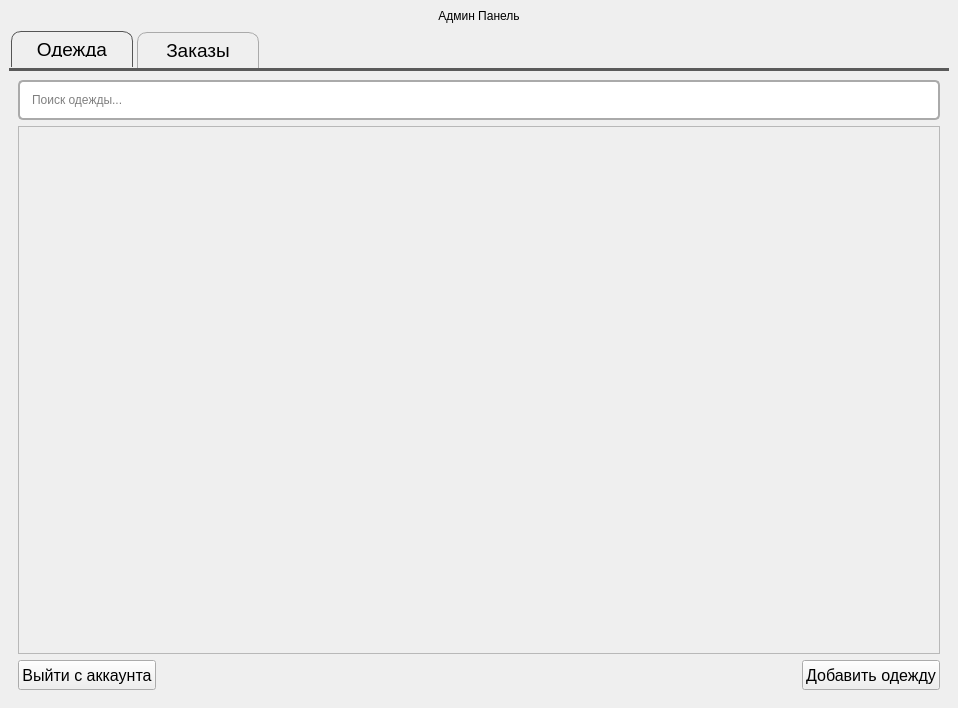
<?xml version="1.0" encoding="UTF-8"?>
<ui version="4.0">
 <class>AdminPanel</class>
 <widget class="QMainWindow" name="AdminPanel">
  <property name="geometry">
   <rect>
    <x>0</x>
    <y>0</y>
    <width>958</width>
    <height>708</height>
   </rect>
  </property>
  <property name="windowTitle">
   <string>Admin Panel - Bookstore</string>
  </property>
  <widget class="QWidget" name="centralwidget">
   <layout class="QVBoxLayout" name="mainLayout">
    <item>
     <layout class="QHBoxLayout">
      <item>
       <widget class="QLabel" name="titleLabel">
        <property name="styleSheet">
         <string notr="true">font: 36pt &quot;MS Shell Dlg 2&quot;;</string>
        </property>
        <property name="text">
         <string>Админ Панель</string>
        </property>
        <property name="alignment">
         <set>Qt::AlignCenter</set>
        </property>
       </widget>
      </item>
     </layout>
    </item>
    <item>
     <widget class="QTabWidget" name="tabWidget">
      <property name="minimumSize">
       <size>
        <width>0</width>
        <height>0</height>
       </size>
      </property>
      <property name="styleSheet">
       <string notr="true">QTabWidget::pane {
       border-top: 3px solid #5a5a5a; /* Provides a border at the top of the content area */
   }

   QTabBar::tab {
       border: 1px solid #aaa;    /* Border around each tab */
       border-bottom: none;       /* Remove the bottom border to merge with the content pane */
       border-top-left-radius: 10px;  /* Rounded top-left corner */
       border-top-right-radius: 10px; /* Rounded top-right corner */
       padding: 10px;             /* Space around the text */
       margin: 2px;               /* Space between tabs */
       margin-bottom: 0px;        /* Reduce bottom margin to let tabs touch the content pane */
       box-shadow: 0 2px 5px rgba(0, 0, 0, 0.1); /* Subtle shadow for depth */
       transition: 0.3s;          /* Transition effect for smooth changes */
		font-size: 14pt;
		width: 100px;
		height: 15px;
   }

   QTabBar::tab:selected {
       border-color: #555;       /* Darker border for the selected tab */
       box-shadow: 0 3px 8px rgba(0, 0, 0, 0.15); /* Slightly more pronounced shadow for the selected tab */
   }


   QTabBar::tab:!selected {
       margin-top: 3px;            /* Unselected tabs are slightly lower */
       box-shadow: 0 1px 3px rgba(0, 0, 0, 0.05); /* Subtle shadow for unselected tabs */
   }</string>
      </property>
      <property name="currentIndex">
       <number>0</number>
      </property>
      <widget class="QWidget" name="clothesTab">
       <property name="font">
        <font>
         <pointsize>12</pointsize>
        </font>
       </property>
       <attribute name="title">
        <string>Одежда</string>
       </attribute>
       <layout class="QVBoxLayout" name="verticalLayout_2">
        <item>
         <widget class="QLineEdit" name="searchBar">
          <property name="styleSheet">
           <string notr="true">font: 14pt &quot;MS Shell Dlg 2&quot;; padding: 10px; border: 2px solid #aaa; border-radius: 5px;</string>
          </property>
          <property name="placeholderText">
           <string>Поиск одежды...</string>
          </property>
         </widget>
        </item>
        <item>
         <widget class="QScrollArea" name="clothesScrollArea">
          <property name="widgetResizable">
           <bool>true</bool>
          </property>
          <property name="alignment">
           <set>Qt::AlignJustify|Qt::AlignVCenter</set>
          </property>
          <widget class="QWidget" name="clothesContainer">
           <property name="geometry">
            <rect>
             <x>0</x>
             <y>0</y>
             <width>920</width>
             <height>469</height>
            </rect>
           </property>
           <layout class="QVBoxLayout" name="productsVerticalLayout">
            <property name="spacing">
             <number>10</number>
            </property>
            <item>
             <layout class="QVBoxLayout" name="clothesLayout"/>
            </item>
           </layout>
          </widget>
         </widget>
        </item>
        <item>
         <layout class="QHBoxLayout" name="horizontalLayout">
          <item alignment="Qt::AlignLeft">
           <widget class="QPushButton" name="exitAccountBtn">
            <property name="minimumSize">
             <size>
              <width>0</width>
              <height>30</height>
             </size>
            </property>
            <property name="maximumSize">
             <size>
              <width>16777215</width>
              <height>16777215</height>
             </size>
            </property>
            <property name="font">
             <font>
              <pointsize>12</pointsize>
             </font>
            </property>
            <property name="text">
             <string>Выйти с аккаунта</string>
            </property>
           </widget>
          </item>
          <item>
           <spacer name="horizontalSpacer">
            <property name="orientation">
             <enum>Qt::Horizontal</enum>
            </property>
            <property name="sizeHint" stdset="0">
             <size>
              <width>40</width>
              <height>20</height>
             </size>
            </property>
           </spacer>
          </item>
          <item alignment="Qt::AlignRight">
           <widget class="QPushButton" name="addClothesBtn">
            <property name="minimumSize">
             <size>
              <width>0</width>
              <height>30</height>
             </size>
            </property>
            <property name="maximumSize">
             <size>
              <width>200</width>
              <height>16777215</height>
             </size>
            </property>
            <property name="font">
             <font>
              <pointsize>12</pointsize>
             </font>
            </property>
            <property name="text">
             <string>Добавить одежду</string>
            </property>
           </widget>
          </item>
         </layout>
        </item>
       </layout>
      </widget>
      <widget class="QWidget" name="orderTab">
       <attribute name="title">
        <string>Заказы</string>
       </attribute>
       <layout class="QVBoxLayout" name="verticalLayout_3">
        <item alignment="Qt::AlignTop">
         <widget class="QLineEdit" name="orderSearchBar">
          <property name="styleSheet">
           <string notr="true">font: 14pt &quot;MS Shell Dlg 2&quot;; padding: 10px; border: 2px solid #aaa; border-radius: 5px;</string>
          </property>
          <property name="placeholderText">
           <string>ID Пользователя...</string>
          </property>
         </widget>
        </item>
        <item>
         <widget class="QScrollArea" name="ordersScrollArea">
          <property name="widgetResizable">
           <bool>true</bool>
          </property>
          <widget class="QWidget" name="ordersContainer">
           <property name="geometry">
            <rect>
             <x>0</x>
             <y>0</y>
             <width>920</width>
             <height>507</height>
            </rect>
           </property>
           <layout class="QVBoxLayout" name="ordersContainerLayout">
            <property name="spacing">
             <number>10</number>
            </property>
            <item>
             <layout class="QVBoxLayout" name="ordersLayout"/>
            </item>
           </layout>
          </widget>
         </widget>
        </item>
       </layout>
      </widget>
     </widget>
    </item>
   </layout>
  </widget>
 </widget>
 <resources/>
 <connections/>
</ui>
